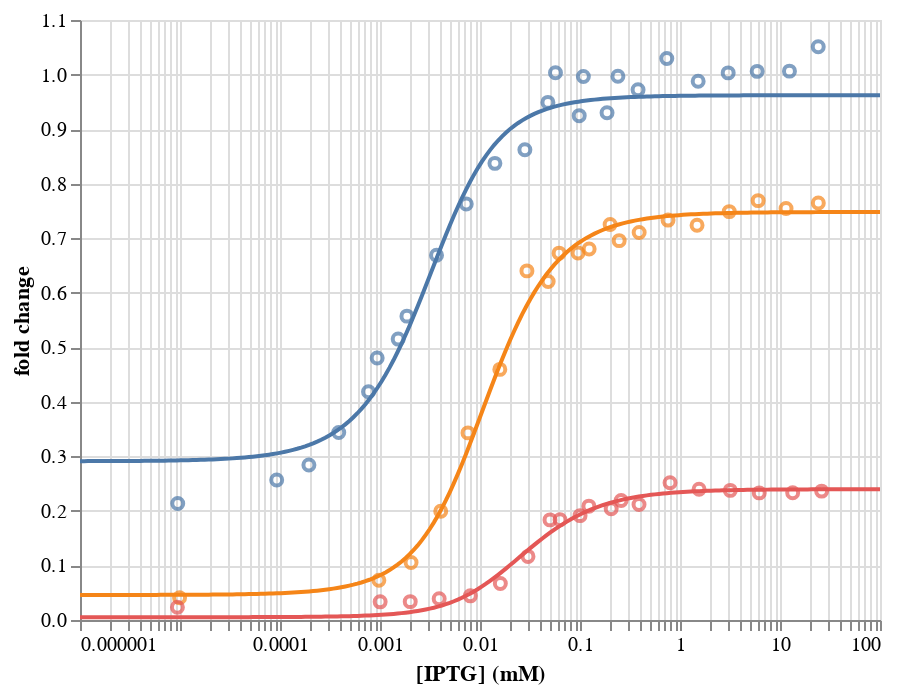

The cell this chart's notebook holds for it:
### Markdown cell above
We can now make out plot of the fit lines. To make the curves have the same color as the data points, we need to keep the same ordering of colors as in the scatter plot we made.

### Code cell
lines = alt.Chart(df_smooth
    ).mark_line(
        size=2
    ).encode(
        x=alt.X('c:Q',
                title='[IPTG] (mM)', 
                scale=alt.Scale(type='log')),
        y=alt.Y('fold change:Q'),
        order='c:Q',
        color=alt.Color('genotype:N',
                        legend=None,
                        sort=['Q18A', 'WT', 'Q18M'])
    )

lines + dots

### Figure 1 — Vega-Lite specification as saved in the notebook (floating-point values rounded to 4 significant figures; data arrays with more than 128 entries replaced by an {"elided": "..."} marker saying what was removed)
{"$schema": "https://vega.github.io/schema/vega-lite/v2.4.3.json", "config": {"view": {"height": 300, "width": 400}}, "layer": [{"data": {"values": {"elided": "600 records"}}, "encoding": {"color": {"field": "genotype", "legend": null, "sort": ["Q18A", "WT", "Q18M"], "type": "nominal"}, "order": {"field": "c", "type": "quantitative"}, "x": {"field": "c", "scale": {"type": "log"}, "title": "[IPTG] (mM)", "type": "quantitative"}, "y": {"field": "fold change", "type": "quantitative"}}, "mark": {"size": 2, "type": "line"}}, {"data": {"values": [{"fold change": 0.0407, "genotype": "WT", "iptg (mM)": 9.9e-06}, {"fold change": 0.07279, "genotype": "WT", "iptg (mM)": 0.0009743}, {"fold change": 0.1053, "genotype": "WT", "iptg (mM)": 0.002044}, {"fold change": 0.1995, "genotype": "WT", "iptg (mM)": 0.004049}, {"fold change": 0.343, "genotype": "WT", "iptg (mM)": 0.007584}, {"fold change": 0.4595, "genotype": "WT", "iptg (mM)": 0.01578}, {"fold change": 0.64, "genotype": "WT", "iptg (mM)": 0.02946}, {"fold change": 0.6206, "genotype": "WT", "iptg (mM)": 0.04805}, {"fold change": 0.6725, "genotype": "WT", "iptg (mM)": 0.06179}, {"fold change": 0.6728, "genotype": "WT", "iptg (mM)": 0.09558}, {"fold change": 0.6803, "genotype": "WT", "iptg (mM)": 0.1234}, {"fold change": 0.725, "genotype": "WT", "iptg (mM)": 0.2001}, {"fold change": 0.6955, "genotype": "WT", "iptg (mM)": 0.2464}, {"fold change": 0.7106, "genotype": "WT", "iptg (mM)": 0.3905}, {"fold change": 0.7331, "genotype": "WT", "iptg (mM)": 0.7592}, {"fold change": 0.7236, "genotype": "WT", "iptg (mM)": 1.481}, {"fold change": 0.7487, "genotype": "WT", "iptg (mM)": 3.108}, {"fold change": 0.7688, "genotype": "WT", "iptg (mM)": 6.044}, {"fold change": 0.7544, "genotype": "WT", "iptg (mM)": 11.49}, {"fold change": 0.7646, "genotype": "WT", "iptg (mM)": 24.17}, {"fold change": 0.2135, "genotype": "Q18A", "iptg (mM)": 9.49e-06}, {"fold change": 0.2567, "genotype": "Q18A", "iptg (mM)": 9.27e-05}, {"fold change": 0.2843, "genotype": "Q18A", "iptg (mM)": 0.0001946}, {"fold change": 0.3439, "genotype": "Q18A", "iptg (mM)": 0.0003867}, {"fold change": 0.4183, "genotype": "Q18A", "iptg (mM)": 0.0007676}, {"fold change": 0.4802, "genotype": "Q18A", "iptg (mM)": 0.0009369}, {"fold change": 0.515, "genotype": "Q18A", "iptg (mM)": 0.00152}, {"fold change": 0.5571, "genotype": "Q18A", "iptg (mM)": 0.001859}, {"fold change": 0.6686, "genotype": "Q18A", "iptg (mM)": 0.003677}, {"fold change": 0.7628, "genotype": "Q18A", "iptg (mM)": 0.007284}, {"fold change": 0.8372, "genotype": "Q18A", "iptg (mM)": 0.01409}, {"fold change": 0.8622, "genotype": "Q18A", "iptg (mM)": 0.0281}, {"fold change": 0.9489, "genotype": "Q18A", "iptg (mM)": 0.04777}, {"fold change": 1.003, "genotype": "Q18A", "iptg (mM)": 0.05686}, {"fold change": 0.9246, "genotype": "Q18A", "iptg (mM)": 0.0982}, {"fold change": 0.9963, "genotype": "Q18A", "iptg (mM)": 0.1081}, {"fold change": 0.9299, "genotype": "Q18A", "iptg (mM)": 0.1864}, {"fold change": 0.9967, "genotype": "Q18A", "iptg (mM)": 0.2394}, {"fold change": 0.9723, "genotype": "Q18A", "iptg (mM)": 0.3808}, {"fold change": 1.029, "genotype": "Q18A", "iptg (mM)": 0.7378}, {"fold change": 0.9878, "genotype": "Q18A", "iptg (mM)": 1.519}, {"fold change": 1.003, "genotype": "Q18A", "iptg (mM)": 3.033}, {"fold change": 1.006, "genotype": "Q18A", "iptg (mM)": 5.908}, {"fold change": 1.006, "genotype": "Q18A", "iptg (mM)": 12.43}, {"fold change": 1.051, "genotype": "Q18A", "iptg (mM)": 24.12}, {"fold change": 0.02339, "genotype": "Q18M", "iptg (mM)": 9.42e-06}, {"fold change": 0.0333, "genotype": "Q18M", "iptg (mM)": 0.001003}, {"fold change": 0.03367, "genotype": "Q18M", "iptg (mM)": 0.002006}, {"fold change": 0.03896, "genotype": "Q18M", "iptg (mM)": 0.003907}, {"fold change": 0.04429, "genotype": "Q18M", "iptg (mM)": 0.008008}, {"fold change": 0.06688, "genotype": "Q18M", "iptg (mM)": 0.01597}, {"fold change": 0.1166, "genotype": "Q18M", "iptg (mM)": 0.03019}, {"fold change": 0.1835, "genotype": "Q18M", "iptg (mM)": 0.05011}, {"fold change": 0.1837, "genotype": "Q18M", "iptg (mM)": 0.06313}, {"fold change": 0.1913, "genotype": "Q18M", "iptg (mM)": 0.1001}, {"fold change": 0.2087, "genotype": "Q18M", "iptg (mM)": 0.1227}, {"fold change": 0.2041, "genotype": "Q18M", "iptg (mM)": 0.2051}, {"fold change": 0.219, "genotype": "Q18M", "iptg (mM)": 0.258}, {"fold change": 0.2118, "genotype": "Q18M", "iptg (mM)": 0.3892}, {"fold change": 0.2517, "genotype": "Q18M", "iptg (mM)": 0.7951}, {"fold change": 0.2397, "genotype": "Q18M", "iptg (mM)": 1.551}, {"fold change": 0.2376, "genotype": "Q18M", "iptg (mM)": 3.182}, {"fold change": 0.233, "genotype": "Q18M", "iptg (mM)": 6.203}, {"fold change": 0.2335, "genotype": "Q18M", "iptg (mM)": 13.39}, {"fold change": 0.2363, "genotype": "Q18M", "iptg (mM)": 26.09}]}, "encoding": {"color": {"field": "genotype", "sort": ["Q18A", "WT", "Q18M"], "type": "nominal"}, "x": {"field": "iptg (mM)", "scale": {"type": "log"}, "title": "[IPTG] (mM)", "type": "quantitative"}, "y": {"field": "fold change", "type": "quantitative"}}, "mark": "point"}]}
